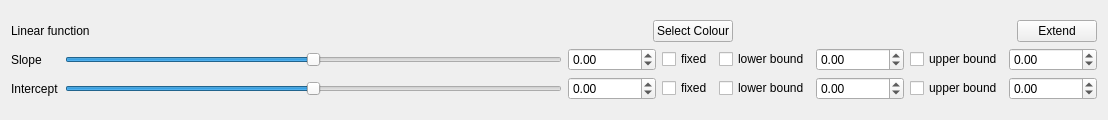
<?xml version="1.0" encoding="UTF-8"?>
<ui version="4.0">
 <class>Form</class>
 <widget class="QWidget" name="Form">
  <property name="geometry">
   <rect>
    <x>0</x>
    <y>0</y>
    <width>1108</width>
    <height>120</height>
   </rect>
  </property>
  <property name="windowTitle">
   <string>LinearModelParameters</string>
  </property>
  <layout class="QGridLayout" name="gridLayout_2">
   <item row="0" column="0">
    <layout class="QVBoxLayout" name="verticalLayout">
     <item>
      <layout class="QHBoxLayout" name="horizontalLayout">
       <item>
        <widget class="QLabel" name="label_4">
         <property name="text">
          <string>Linear function</string>
         </property>
        </widget>
       </item>
       <item>
        <spacer name="horizontalSpacer_3">
         <property name="orientation">
          <enum>Qt::Horizontal</enum>
         </property>
         <property name="sizeHint" stdset="0">
          <size>
           <width>40</width>
           <height>20</height>
          </size>
         </property>
        </spacer>
       </item>
       <item>
        <spacer name="horizontalSpacer_2">
         <property name="orientation">
          <enum>Qt::Horizontal</enum>
         </property>
         <property name="sizeHint" stdset="0">
          <size>
           <width>40</width>
           <height>20</height>
          </size>
         </property>
        </spacer>
       </item>
       <item>
        <widget class="QPushButton" name="chooseColourButton">
         <property name="text">
          <string>Select Colour</string>
         </property>
        </widget>
       </item>
       <item>
        <spacer name="horizontalSpacer">
         <property name="orientation">
          <enum>Qt::Horizontal</enum>
         </property>
         <property name="sizeHint" stdset="0">
          <size>
           <width>40</width>
           <height>20</height>
          </size>
         </property>
        </spacer>
       </item>
       <item>
        <widget class="QPushButton" name="extendButton">
         <property name="text">
          <string>Extend</string>
         </property>
        </widget>
       </item>
      </layout>
     </item>
     <item>
      <layout class="QGridLayout" name="gridLayout_3">
       <item row="2" column="0">
        <widget class="QLabel" name="label_2">
         <property name="text">
          <string>Intercept</string>
         </property>
        </widget>
       </item>
       <item row="1" column="0">
        <widget class="QLabel" name="label_3">
         <property name="text">
          <string>Slope</string>
         </property>
        </widget>
       </item>
       <item row="1" column="1">
        <widget class="QSlider" name="slopeSlider">
         <property name="maximum">
          <number>100</number>
         </property>
         <property name="pageStep">
          <number>5</number>
         </property>
         <property name="value">
          <number>50</number>
         </property>
         <property name="orientation">
          <enum>Qt::Horizontal</enum>
         </property>
        </widget>
       </item>
       <item row="1" column="2">
        <widget class="QDoubleSpinBox" name="slopeValue">
         <property name="minimum">
          <double>-1000000000.000000000000000</double>
         </property>
         <property name="maximum">
          <double>1000000000.000000000000000</double>
         </property>
        </widget>
       </item>
       <item row="1" column="3">
        <widget class="QCheckBox" name="slopeFixedCB">
         <property name="text">
          <string>fixed</string>
         </property>
        </widget>
       </item>
       <item row="1" column="4">
        <widget class="QCheckBox" name="useLBSlope">
         <property name="text">
          <string>lower bound</string>
         </property>
        </widget>
       </item>
       <item row="1" column="5">
        <widget class="QDoubleSpinBox" name="slopeLBValue">
         <property name="minimum">
          <double>-1000000000.000000000000000</double>
         </property>
         <property name="maximum">
          <double>1000000000.000000000000000</double>
         </property>
        </widget>
       </item>
       <item row="1" column="6">
        <widget class="QCheckBox" name="useUBSlope">
         <property name="text">
          <string>upper bound</string>
         </property>
        </widget>
       </item>
       <item row="1" column="7">
        <widget class="QDoubleSpinBox" name="slopeUBValue">
         <property name="minimum">
          <double>-1000000000.000000000000000</double>
         </property>
         <property name="maximum">
          <double>1000000000.000000000000000</double>
         </property>
        </widget>
       </item>
       <item row="2" column="2">
        <widget class="QDoubleSpinBox" name="interceptValue">
         <property name="minimum">
          <double>-1000000000.000000000000000</double>
         </property>
         <property name="maximum">
          <double>1000000000.000000000000000</double>
         </property>
        </widget>
       </item>
       <item row="2" column="1">
        <widget class="QSlider" name="interceptSlider">
         <property name="maximum">
          <number>100</number>
         </property>
         <property name="pageStep">
          <number>5</number>
         </property>
         <property name="value">
          <number>50</number>
         </property>
         <property name="orientation">
          <enum>Qt::Horizontal</enum>
         </property>
        </widget>
       </item>
       <item row="2" column="3">
        <widget class="QCheckBox" name="interceptFixedCB">
         <property name="text">
          <string>fixed</string>
         </property>
        </widget>
       </item>
       <item row="2" column="4">
        <widget class="QCheckBox" name="useLBIntercept">
         <property name="text">
          <string>lower bound</string>
         </property>
        </widget>
       </item>
       <item row="2" column="5">
        <widget class="QDoubleSpinBox" name="interceptLBValue">
         <property name="minimum">
          <double>-1000000000.000000000000000</double>
         </property>
         <property name="maximum">
          <double>1000000000.000000000000000</double>
         </property>
        </widget>
       </item>
       <item row="2" column="6">
        <widget class="QCheckBox" name="useUBIntercept">
         <property name="text">
          <string>upper bound</string>
         </property>
        </widget>
       </item>
       <item row="2" column="7">
        <widget class="QDoubleSpinBox" name="interceptUBValue">
         <property name="minimum">
          <double>-1000000000.000000000000000</double>
         </property>
         <property name="maximum">
          <double>1000000000.000000000000000</double>
         </property>
        </widget>
       </item>
      </layout>
     </item>
    </layout>
   </item>
  </layout>
 </widget>
 <resources/>
 <connections/>
</ui>
